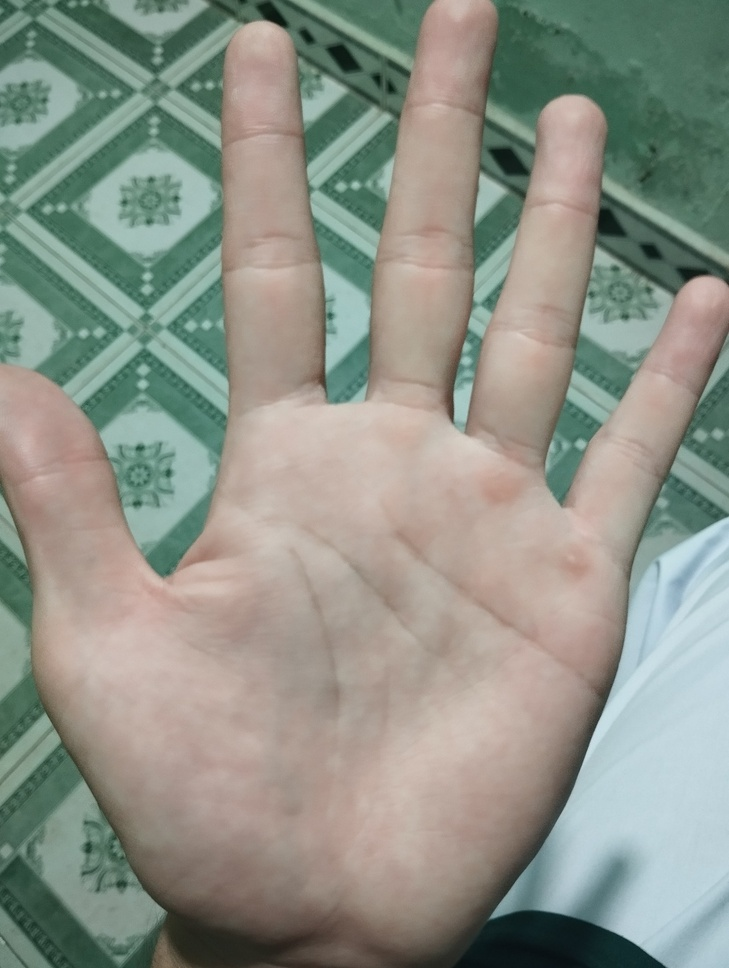
%> input picture hand.jpg, 729 x 968 px, shrunk from 1928 x 2560 before the run
$ octave amain.m   (GNU Octave 9; MATLAB toolbox functions it lacks are replaced by stand-ins)
%> lines starting %> are read from the running program, lines starting %| are printed output that depends on the picture; in (x1, y1, x2, y2) boxes, pixels count from 0 and x2, y2 are one past the last pixel; in counts of white or black regions, pixels touching at a corner belong together; the program's own positions count from 1
%> further down, image is the input picture: size 968x729x3 uint8; mean R, G, B 142, 146.6, 136.1
### ideal_low_pass_filter.m
function filtered_img = ideal_low_pass_filter(im, d)
%> called with im = 'hand.jpg', d = 50

img = imread(im);

gray_img = rgb2gray(img);
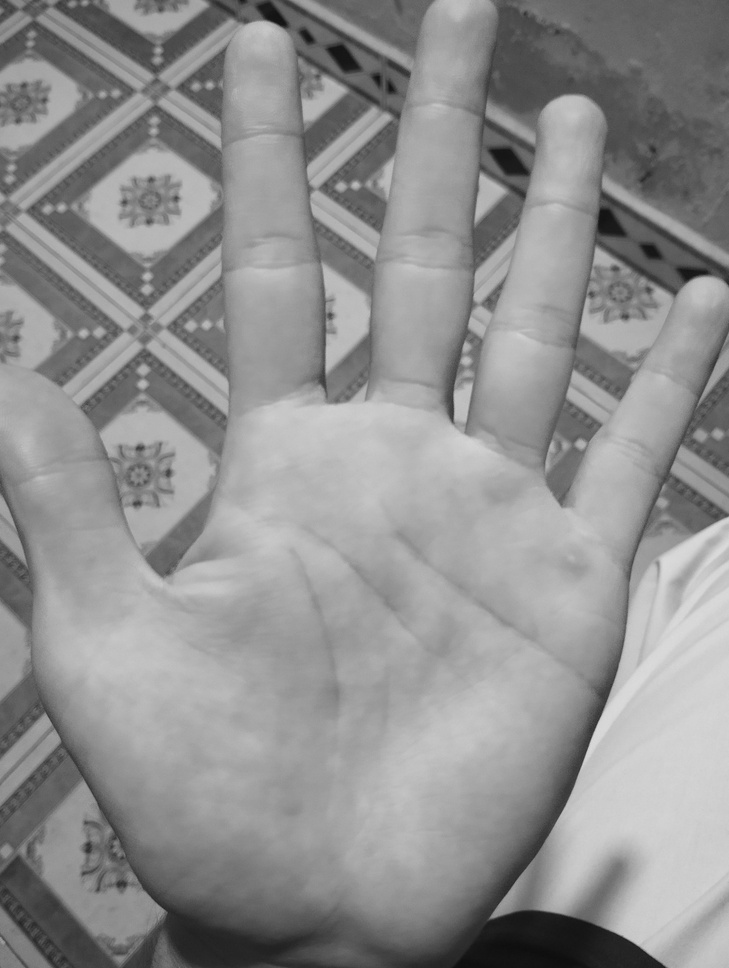
%> gray_img: size 968x729 uint8; min 13, max 220, mean 144.1

[f_img , ampfreq] = ampFreq(img);
%> in ampFreq, `phase = uint8(2*log(abs(fft_img)+1));`:
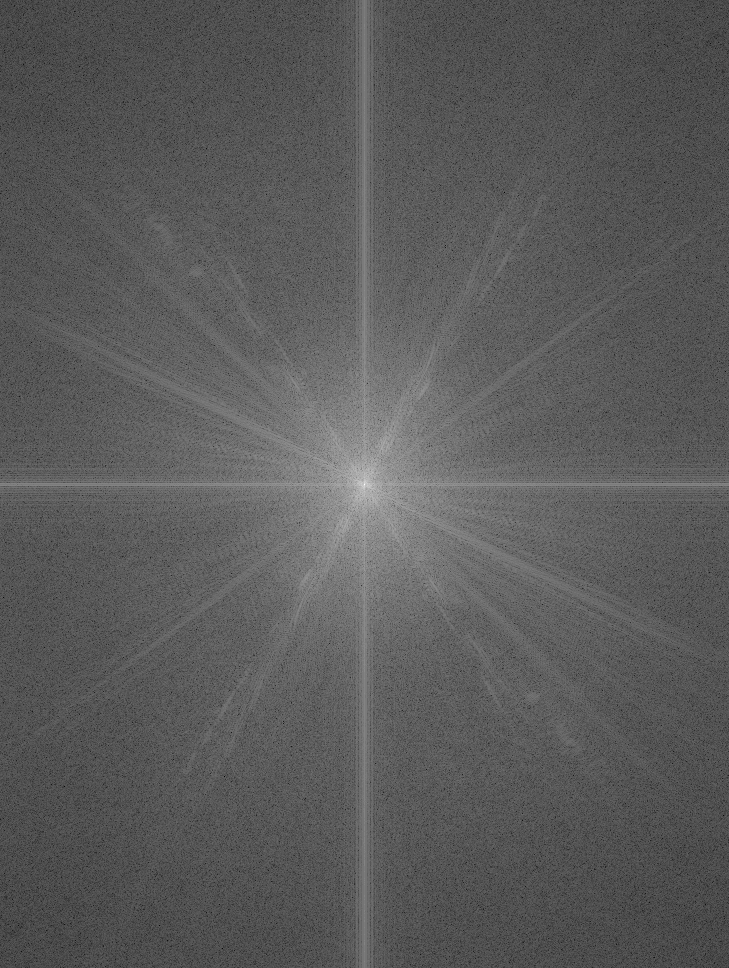
%> phase: size 968x729 uint8; min 2, max 37, mean 14.5; drawn with min black and max white

[m,n] = size(gray_img);
%> m = 968; n = 729
[x,y] = meshgrid(1:n, 1:m);
z = sqrt((x-n/2).^2 + (y-m/2).^2);
h = z<d; %Vary this variable to adjust the filter mask
lp_filter= h.*f_img; % The low pass filter

filtered_img = ifft2(ifftshift(lp_filter));

% [5 lines of commented-out code are left out]


figure
subplot(131), imshow(gray_img), title('Origin Img');
subplot(132), imshow(2*log(abs(lp_filter)+1)), title('Low pass filter');
%> after `imshow(2*log(abs(lp_filter)+1))`:
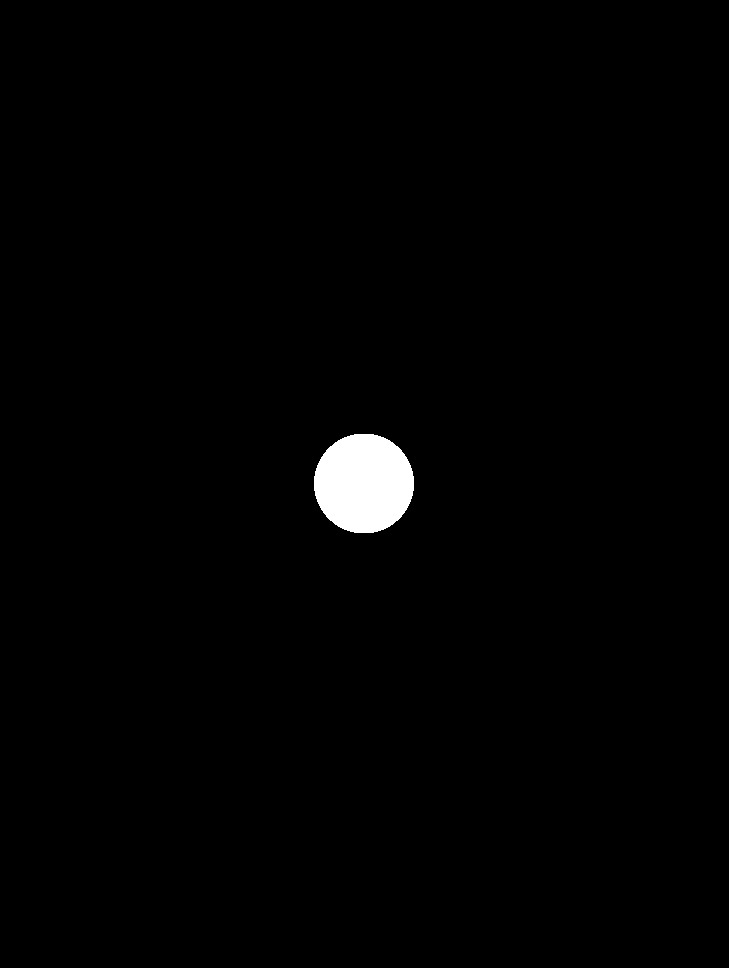
%> displayed picture: size 968x729, on the screen's scale of 0 to 255; 1.1% white; 1 white region, box (x1, y1, x2, y2) and area: (314, 434, 414, 533) 7856
subplot(133), imshow(uint8(filtered_img)), title('ILPF Img');
%> (this line was passed over: imshow is not available in this run)

%hh = z>100;
%hp_filter = hh.*f_img;
%hp_img = ifft2(ifftshift(hp_filter));
%figure, imshow(uint8(abs(hp_img)));
end

### ampFreq.m
function  [fft_img, phase]= ampFreq(img)
%Take an image or 2-d datas
%Then turn it to gdrayscale image
gray_img = rgb2gray(img);

%Then apply a Fourier transform to that gray  image
fft_img = fft2(gray_img);

%Then shift the image to the center
fft_img = fftshift(fft_img);

%Adjust to better visualize it as an output of amp freq
phase = uint8(2*log(abs(fft_img)+1));
end

### ideal_high_pass_filter.m
function filtered_img = ideal_high_pass_filter(im, d)
%> called with im = 'hand.jpg', d = 50

img = imread(im);

gray_img = rgb2gray(img);

[f_img , ampfreq] = ampFreq(img);

[m,n] = size(gray_img);
[x,y] = meshgrid(1:n, 1:m);
z = sqrt((x-n/2).^2 + (y-m/2).^2);
h = z>d; %Vary this variable to adjust the filter mask
hp_filter= h.*f_img; % The low pass filter

filtered_img = ifft2(ifftshift(hp_filter));


% [5 lines of commented-out code are left out]

figure
subplot(131), imshow(gray_img), title('Origin Img');
subplot(132), imshow(2*log(abs(hp_filter)+1)), title('High Pass Filter');
subplot(133), imshow(uint8(filtered_img)), title('IHPF Img');
%> (this line was passed over: imshow is not available in this run)
end

### amain.m
clc, clearvars, close all;

img_name = 'hand.jpg';

d = 50;

image = imread(img_name);

%Low pass filter
lpf_img = ideal_low_pass_filter(img_name, d);

%High pass filter
hpf_img = ideal_high_pass_filter(img_name, d);

%Hybrid img
figure
subplot(131), imshow(image), title('Anh goc');
subplot(132), imshow(uint8(lpf_img)), title('Low pass filted img');
%> (this line was passed over: imshow is not available in this run)
subplot(133), imshow(uint8(hpf_img)), title('High pass filtered img');
%> (this line was passed over: imshow is not available in this run)

$ run again, with a1.jpg copied over hand.jpg
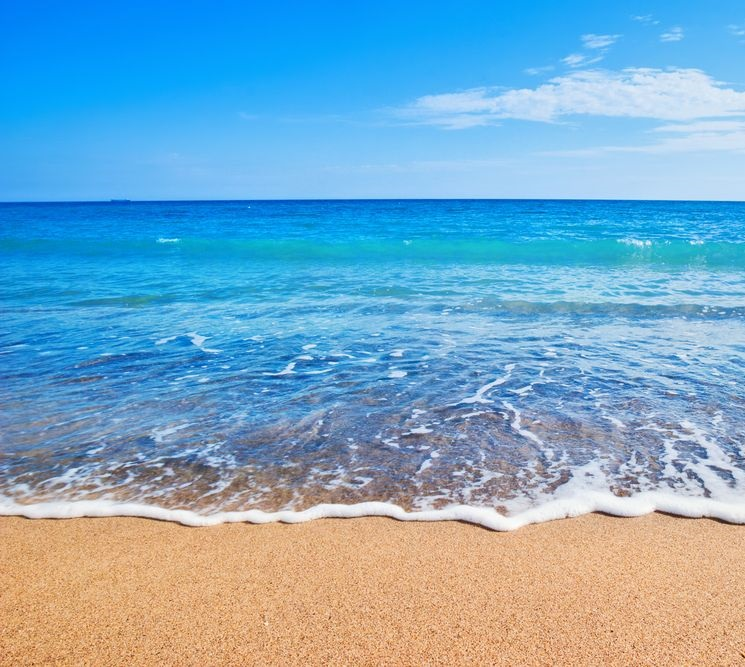
%> input picture a1.jpg, 745 x 667 px
%> image is the input picture: size 667x745x3 uint8; mean R, G, B 121.2, 169.5, 198.4
%> in ampFreq, `phase = uint8(2*log(abs(fft_img)+1));`:
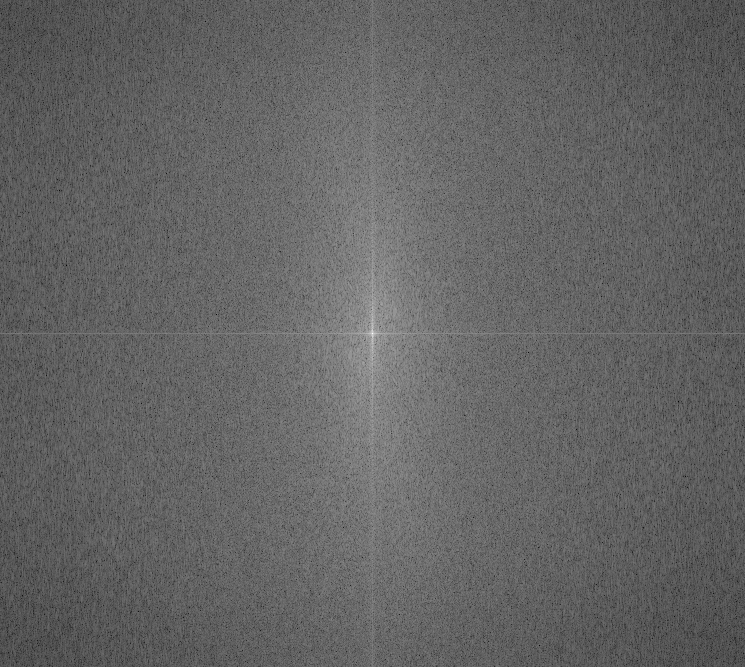
%> phase: size 667x745 uint8; min 5, max 36, mean 17.2; drawn with min black and max white
%> in ideal_low_pass_filter, `imshow(2*log(abs(lp_filter)+1))`:
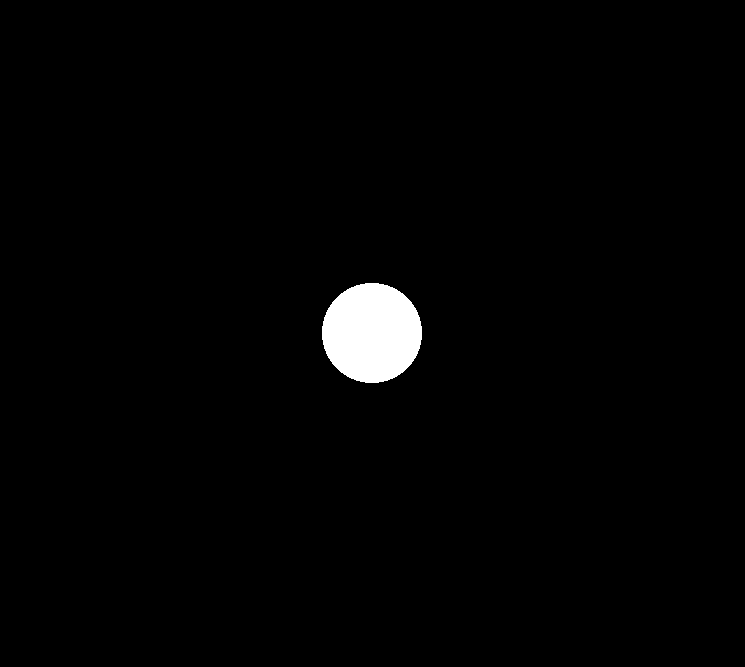
%> displayed picture: size 667x745, on the screen's scale of 0 to 255; 1.6% white; 1 white region, box (x1, y1, x2, y2) and area: (322, 283, 422, 383) 7860

$ run again, with a2.jpg copied over hand.jpg
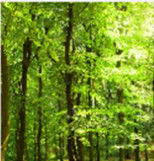
%> input picture a2.jpg, 154 x 161 px
%> image is the input picture: size 161x154x3 uint8; mean R, G, B 112.4, 139, 36.3
%> in ampFreq, `phase = uint8(2*log(abs(fft_img)+1));`:
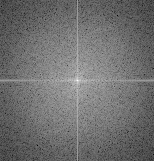
%> phase: size 161x154 uint8; min 2, max 30, mean 14.2; drawn with min black and max white
%> in ideal_low_pass_filter, `imshow(2*log(abs(lp_filter)+1))`:
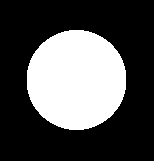
%> displayed picture: size 161x154, on the screen's scale of 0 to 255; 31.7% white; 1 white region, box (x1, y1, x2, y2) and area: (27, 30, 126, 130) 7856
